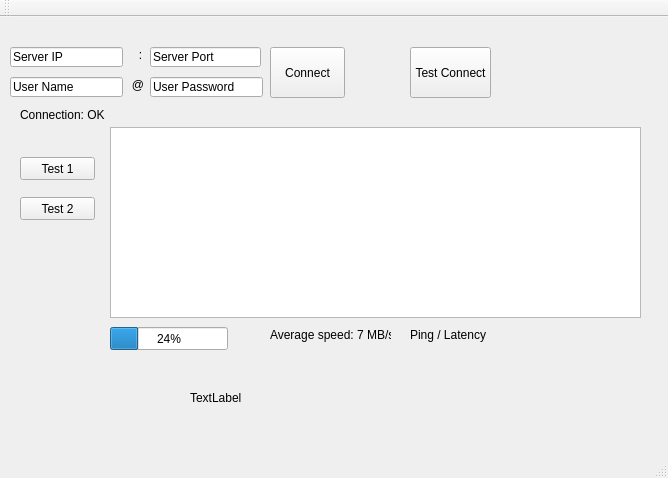
<?xml version="1.0" encoding="UTF-8"?>
<ui version="4.0">
 <class>MainWindow</class>
 <widget class="QMainWindow" name="MainWindow">
  <property name="geometry">
   <rect>
    <x>0</x>
    <y>0</y>
    <width>668</width>
    <height>478</height>
   </rect>
  </property>
  <property name="windowTitle">
   <string>Real WLAN Performance</string>
  </property>
  <widget class="QWidget" name="centralWidget">
   <widget class="QPushButton" name="SSH_Btn">
    <property name="geometry">
     <rect>
      <x>270</x>
      <y>30</y>
      <width>75</width>
      <height>51</height>
     </rect>
    </property>
    <property name="focusPolicy">
     <enum>Qt::TabFocus</enum>
    </property>
    <property name="text">
     <string>Connect</string>
    </property>
   </widget>
   <widget class="QLineEdit" name="UserName">
    <property name="geometry">
     <rect>
      <x>10</x>
      <y>60</y>
      <width>113</width>
      <height>20</height>
     </rect>
    </property>
    <property name="focusPolicy">
     <enum>Qt::TabFocus</enum>
    </property>
    <property name="text">
     <string>User Name</string>
    </property>
    <property name="cursorPosition">
     <number>9</number>
    </property>
   </widget>
   <widget class="QPushButton" name="Test1_btn">
    <property name="geometry">
     <rect>
      <x>20</x>
      <y>140</y>
      <width>75</width>
      <height>23</height>
     </rect>
    </property>
    <property name="text">
     <string>Test 1</string>
    </property>
   </widget>
   <widget class="QPushButton" name="Test2_btn">
    <property name="geometry">
     <rect>
      <x>20</x>
      <y>180</y>
      <width>75</width>
      <height>23</height>
     </rect>
    </property>
    <property name="text">
     <string>Test 2</string>
    </property>
   </widget>
   <widget class="QLabel" name="label">
    <property name="geometry">
     <rect>
      <x>20</x>
      <y>90</y>
      <width>101</width>
      <height>16</height>
     </rect>
    </property>
    <property name="text">
     <string>Connection: OK</string>
    </property>
   </widget>
   <widget class="QGraphicsView" name="GraphPlot">
    <property name="geometry">
     <rect>
      <x>110</x>
      <y>110</y>
      <width>531</width>
      <height>191</height>
     </rect>
    </property>
   </widget>
   <widget class="QLabel" name="label_2">
    <property name="geometry">
     <rect>
      <x>270</x>
      <y>310</y>
      <width>121</width>
      <height>16</height>
     </rect>
    </property>
    <property name="text">
     <string>Average speed: 7 MB/s</string>
    </property>
   </widget>
   <widget class="QLabel" name="label_3">
    <property name="geometry">
     <rect>
      <x>410</x>
      <y>310</y>
      <width>111</width>
      <height>16</height>
     </rect>
    </property>
    <property name="text">
     <string>Ping / Latency</string>
    </property>
   </widget>
   <widget class="QLineEdit" name="ServerIP">
    <property name="geometry">
     <rect>
      <x>10</x>
      <y>30</y>
      <width>113</width>
      <height>20</height>
     </rect>
    </property>
    <property name="focusPolicy">
     <enum>Qt::TabFocus</enum>
    </property>
    <property name="toolTip">
     <string>Server IP</string>
    </property>
    <property name="text">
     <string>Server IP</string>
    </property>
    <property name="cursorPosition">
     <number>9</number>
    </property>
    <property name="clearButtonEnabled">
     <bool>false</bool>
    </property>
   </widget>
   <widget class="QLineEdit" name="ServerPort">
    <property name="geometry">
     <rect>
      <x>150</x>
      <y>30</y>
      <width>111</width>
      <height>20</height>
     </rect>
    </property>
    <property name="focusPolicy">
     <enum>Qt::TabFocus</enum>
    </property>
    <property name="text">
     <string>Server Port</string>
    </property>
    <property name="cursorPosition">
     <number>11</number>
    </property>
   </widget>
   <widget class="QLabel" name="Name_Dev">
    <property name="geometry">
     <rect>
      <x>130</x>
      <y>60</y>
      <width>16</width>
      <height>16</height>
     </rect>
    </property>
    <property name="text">
     <string>@</string>
    </property>
    <property name="alignment">
     <set>Qt::AlignCenter</set>
    </property>
   </widget>
   <widget class="QLabel" name="Address_Dev">
    <property name="geometry">
     <rect>
      <x>130</x>
      <y>30</y>
      <width>21</width>
      <height>16</height>
     </rect>
    </property>
    <property name="text">
     <string>:</string>
    </property>
    <property name="alignment">
     <set>Qt::AlignCenter</set>
    </property>
   </widget>
   <widget class="QLineEdit" name="UserPassword">
    <property name="geometry">
     <rect>
      <x>150</x>
      <y>60</y>
      <width>113</width>
      <height>20</height>
     </rect>
    </property>
    <property name="focusPolicy">
     <enum>Qt::TabFocus</enum>
    </property>
    <property name="text">
     <string>User Password</string>
    </property>
    <property name="cursorPosition">
     <number>13</number>
    </property>
   </widget>
   <widget class="QProgressBar" name="progressBar">
    <property name="geometry">
     <rect>
      <x>110</x>
      <y>310</y>
      <width>118</width>
      <height>23</height>
     </rect>
    </property>
    <property name="value">
     <number>24</number>
    </property>
   </widget>
   <widget class="QPushButton" name="Test_btn">
    <property name="geometry">
     <rect>
      <x>410</x>
      <y>30</y>
      <width>81</width>
      <height>51</height>
     </rect>
    </property>
    <property name="text">
     <string>Test Connect</string>
    </property>
   </widget>
   <widget class="QLabel" name="cmd">
    <property name="geometry">
     <rect>
      <x>190</x>
      <y>360</y>
      <width>271</width>
      <height>41</height>
     </rect>
    </property>
    <property name="text">
     <string>TextLabel</string>
    </property>
   </widget>
  </widget>
  <widget class="QMenuBar" name="menuBar">
   <property name="geometry">
    <rect>
     <x>0</x>
     <y>0</y>
     <width>668</width>
     <height>21</height>
    </rect>
   </property>
  </widget>
  <widget class="QToolBar" name="mainToolBar">
   <attribute name="toolBarArea">
    <enum>TopToolBarArea</enum>
   </attribute>
   <attribute name="toolBarBreak">
    <bool>false</bool>
   </attribute>
  </widget>
  <widget class="QStatusBar" name="statusBar"/>
 </widget>
 <layoutdefault spacing="6" margin="11"/>
 <resources/>
 <connections/>
</ui>
